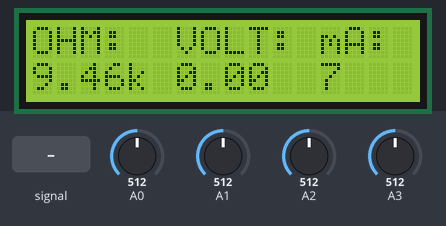
Bench run of a sketch on a simulated Arduino Uno, built with avr-gcc and run on an emulated ATmega328P. Shown: 16×2 character LCD. Inputs (shaded band) come from the test bench; at power-on: A0 = 512, A1 = 512, A2 = 512, A3 = 512. What the sketch prints to the serial monitor is not drawn.

Above: at 1.6 s.
1.7 s: A0 set to 104
At 3.8 s:
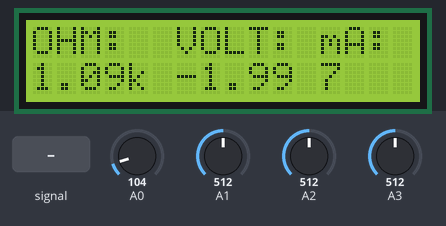
4.5 s: A0 set to 89
At 7.2 s:
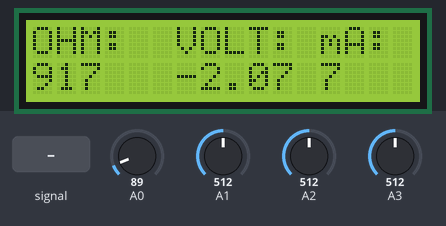
7.5 s: A2 fed a 200 Hz sine of ±460 counts around its level
At 8.8 s:
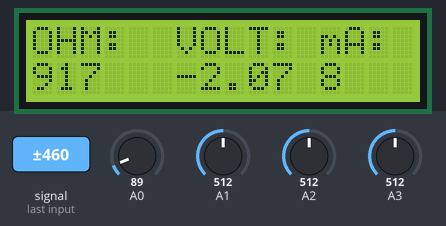
10.5 s: A1 set to 716
At 13.1 s:
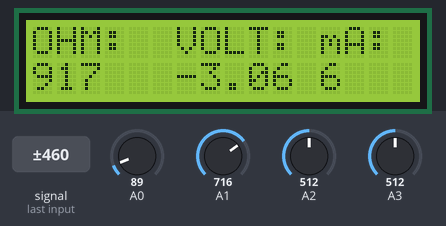
13.5 s: A2 set to 716
At 15.4 s:
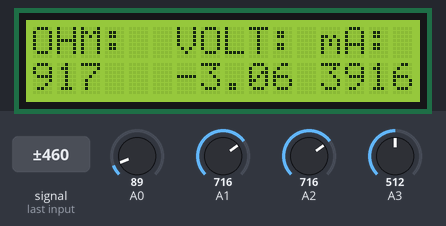
16.5 s: A3 set to 716
At 18.9 s:
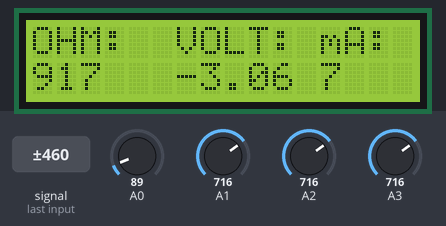
Timing chart, 0 to 20.4 s (numbered marks = the images above; inputs shaded):
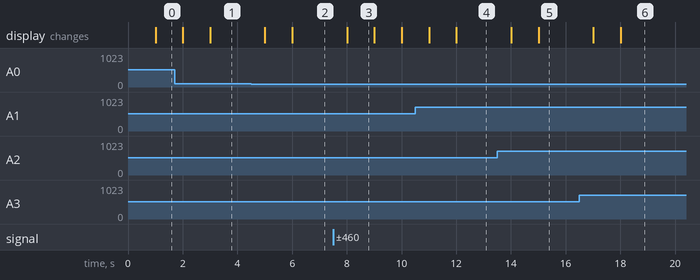

Measured:
- the behaviour switches between 97 and 96 on A0 (found by bisection; images 1 and 2)
- after the input at 1.7 s, the display: first changes after 0.31 s (image 1 shows a later state)
- after the input at 4.5 s, the display: first changes after 0.51 s (image 2 shows a later state)
- after the input at 7.5 s, the display: changes after 0.51 s (image 3)
- after the input at 10.5 s, the display: first changes after 0.51 s (image 4 shows a later state)
- after the input at 13.5 s, the display: first changes after 0.51 s (image 5 shows a later state)
- after the input at 16.5 s, the display: first changes after 0.51 s (image 6 shows a later state)

The sketch:

VISSERmeter_liq.ino
```cpp
//#include <vLib.h>
//#include <stdlib.h>
#include <LiquidCrystal.h>
#include <math.h>
//vLib vlib;

LiquidCrystal lcd(7, 8, 9, 2, 4, 6);
float v1=0;
float v2=0;
float v3=0;
float v4=0;
float vout, R2, buff;
float R1 = 9450;  // resistor value of R1 in the voltage divider circuit for the voltmeter
float Rs = 1;  // burden resistor for the ammeter = 1 ohm
float vin = 5;  // 5 volts from Arduino
int data = 0;
int roffset = 0;
float i1;


void setup(){
  // set up the LCD's number of columns and rows:
  lcd.begin(16, 2);
  Serial.begin(9600);
//  analogReference(INTERNAL);
//  vlib.lcdInitialize(9,8); // 9 - DATA; 8 - CLOCK
}

void loop(){
  //Connect voltmeter probes to A1 & A2 port
  //Connect Ohmmeter probe to A1 port
  //Connect ammeter probes to A3 & A4 port

  //Gets voltage data for 5 seconds, then the average of the data
  while (millis()%1000 != 0) {
    v1 = v1 + (analogRead(A0)*vin)/float(1024);  // v1 = higher potential side
    v2 = v2 + (analogRead(A1)*vin)/float(1024);  // v2 = lower potential side
    v3 = v3 + (analogRead(A2)*vin)/float(1024);
    v4 = v4 + (analogRead(A3)*vin)/float(1024);
    data++;
  }

  v1 = v1/float(data);
  vout = v1;           // for the ohmmeter; vout = voltage across the measured resistor
  v2 = v2/float(data);
  v3 = v3/float(data);
  v4 = v4/float(data);

  //Ohmmeter
  //Voltage division: Vout = Vin(R2/(R1+R2))
  buff = (vin/vout) - 1.00;
  R2 = -0.00000004*(R1/buff)*(R1/buff) + 0.999*(R1/buff) + 18.7278;
//  R2 = 0.9921*(R1/buff) + 66.392;
//  R2 = (R1/buff);
  Serial.println(R2,5);

//  Serial.print(v1);Serial.print(", ");
//  Serial.println(v2);
//  Serial.print(v3, 5);Serial.print(", ");
//  Serial.println(v4, 5);

//  seriallcd();  // prints the units at the first line using vlib

  //Ohms

//  vlib.lcdCmd(0xC0); // Prints in the second line
//  vlib.lcdPrint(abs(int(R2)));
//  vlib.lcdPrint("  ");

  //Voltmeter
  //Potential difference between two points v1 & v2

//  vlib.lcdCmd(0xC6); // Prints in the second line
//  vlib.lcdPrint(v1-v2);  // voltage across

  //Amperes
  //Gets the potential differemce across the burden resistor Rs
  //then divide it by the resistor value
  //to obtain the current through the circuit
  i1 = ((v3-v4)*float(1000))/float(Rs);
  Serial.println(i1,5);
//  int i = (1.1988*i1) - 0.0442;
  int i = 0.0032*pow(i1,2) + 0.7374*i1 + 7.2014;
//  int i = 0.000001*pow(i1,4) - 0.0003*pow(i1,3) + 0.0234*pow(i1,2) + 0.2496*i1 + 8.0405;
//  int i = round(i1);

//  vlib.lcdCmd(0xCC); // Prints in the second line
//  vlib.lcdPrint(int((v3-v4)*1000/Rs)); //milliamperes

  liqlcd();  // prints the units at the first line using LiquidCrystal

  lcd.setCursor(0,1); // Prints in the second line
  if (R2 >= 1000000) {
    lcd.print(float(((abs(R2)))/float(1000000)),2);
    lcd.print(" M");
  } else if (R2 >= 99999) {
    lcd.print(long(((abs(R2)))/float(1000)));
    lcd.print(" k ");
  } else if (R2 >= 1000) {
    lcd.print(float(((abs(R2)))/float(1000)),2);
    lcd.print("k ");
  } else {
    lcd.print(long(abs(R2)));
    lcd.print("     ");
  }
  lcd.setCursor(6,1); // Prints in the second line
  lcd.print(float(v1-v2),2);  // voltage across
  lcd.setCursor(12,1); // Prints in the second line
  lcd.print(i);
//  lcd.print(int(((v3-v4)*1000)/float(Rs)));  //milliamperes
  lcd.print("   ");
  v1=v2=v3=v4=data=0;
  //delay(500);
}

//void seriallcd(){
//  vlib.lcdCmd(0x80); // Prints in the first line
//  vlib.lcdPrint("OHM:");
//  vlib.lcdCmd(0x86); // Prints in the second line
//  vlib.lcdPrint("VOLT:");
//  vlib.lcdCmd(0x8C);
//  vlib.lcdPrint("mA:");
//}

void liqlcd(){
  lcd.setCursor(0,0); // Prints in the first line
  lcd.print("OHM:");
  lcd.setCursor(6,0); // Prints in the second line
  lcd.print("VOLT:");
  lcd.setCursor(12,0);
  lcd.print("mA:");
}
```
